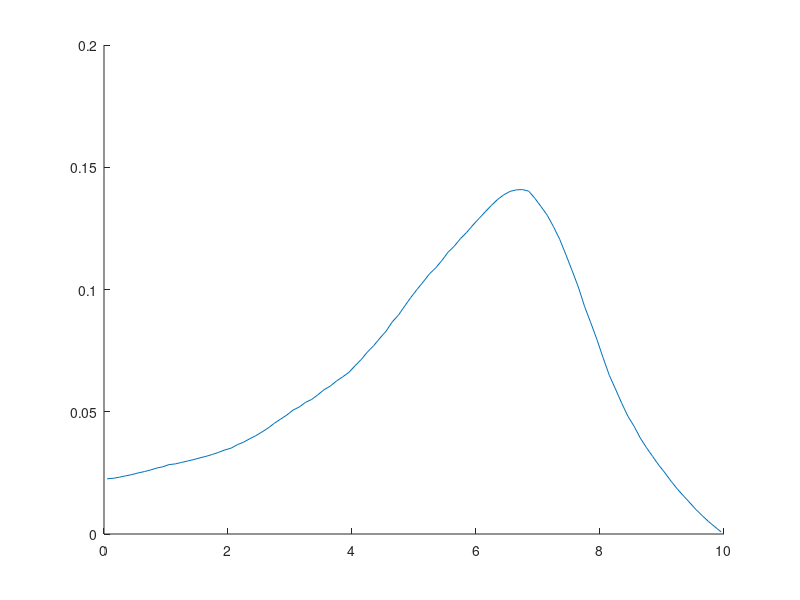

Source code (MATLAB): (Note: this script raises an error after producing the figure.)
load("psi.mat")

sigmaT=[0.2,2.0];

R=10;
n_r=100;
n_phi=30;
z0=(0:n_r-1)/n_r*R+R/n_r/2;
phi0=(0:n_phi-1)/n_phi*180+180/n_phi/2;

figure
hold on
for i=1:n_phi
    plot(z0,adj_Psi1(:,i))
    lgnd(i)=string(phi0(i));
end
legend(lgnd)
title('Psi1')
for i=1:9
    xline(i)
end

% figure
% set(gca,'YScale','log')
% hold on
% for i=1:n_phi
%     plot(z0,adj_Psi1(:,i))
% end
% legend(lgnd)
% title('Psi2')

figure
hold on
for i=1:n_phi
    plot(z0,adj_Psi2(:,i))
end
legend(lgnd)
title('Psi2')
for i=1:9
    xline(i)
end

% figure
% set(gca,'YScale','log')
% hold on
% for i=1:n_phi
%     plot(z0,adj_Psi2(:,i))
% end
% legend(lgnd)
% title('Psi2')
% 
% figure
% hold on
% for i=1:n_phi
%     plot(z0,adj_Psi1(:,i))
% end
% for i=1:n_phi
%     plot(z0,adj_Psi2(:,i))
% end
% title('Psi')
% 
% figure
% set(gca,'YScale','log')
% hold on
% for i=1:n_phi
%     plot(z0,adj_Psi1(:,i))
% end
% for i=1:n_phi
%     plot(z0,adj_Psi2(:,i))
% end
% 
% title('Psi')
% figure
% set(gca,'YScale','log')
% hold on
% for i=1:n_phi
%     plot(z0,var_Psi1(:,i))
% end
% title('var Psi1')
% 
% figure
% set(gca,'YScale','log')
% hold on
% for i=1:n_phi
%     plot(z0,var_Psi2(:,i))
% end
% title('var Psi2')

